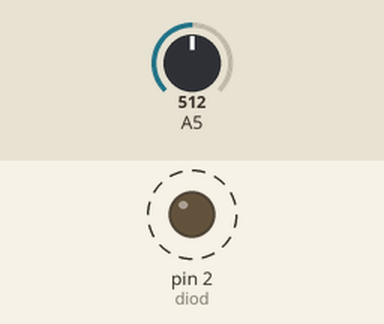
Simulated run of this sketch. Board: Arduino Uno, built with avr-gcc and run on an emulated ATmega328P. Parts: output pins drawn as LEDs (lit = HIGH). Dashed ring = blinking. The inputs (shaded band) are chosen by the test bench; at power-on: A5 = 512.

Above: at 1.8 s.
1.9 s: A5 set to 0
At 3.0 s:
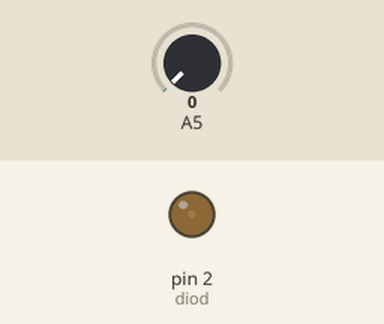
3.6 s: A5 set to 122
At 3.9 s:
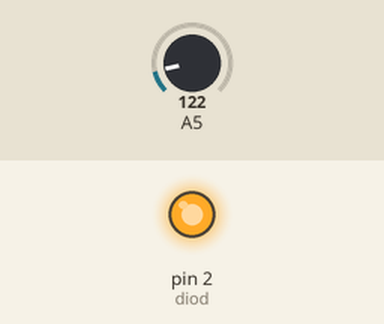
Timing chart, 0 to 13.1 s (numbered marks = the images above; inputs shaded):
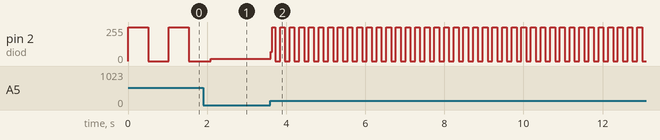

The sketch:

ADC_diod.ino
```cpp
#define diod 2
int readValue = 0;

void setup() {
  pinMode(2, OUTPUT);
}

void loop() {
  readValue = analogRead(A5);
  digitalWrite(diod, HIGH);
  delay(readValue);
  digitalWrite(diod, LOW);
  delay(readValue);
}
```

Measured:
- after the input at 3.6 s, pin 2 (diod): 16/255 → 68/255 at once, then moves between 0/255 and 255/255, repeating every 0.24 s
- by itself, pin 2 (diod): alternates 255/255 for 0.51 s and 0/255 for 0.51 s
